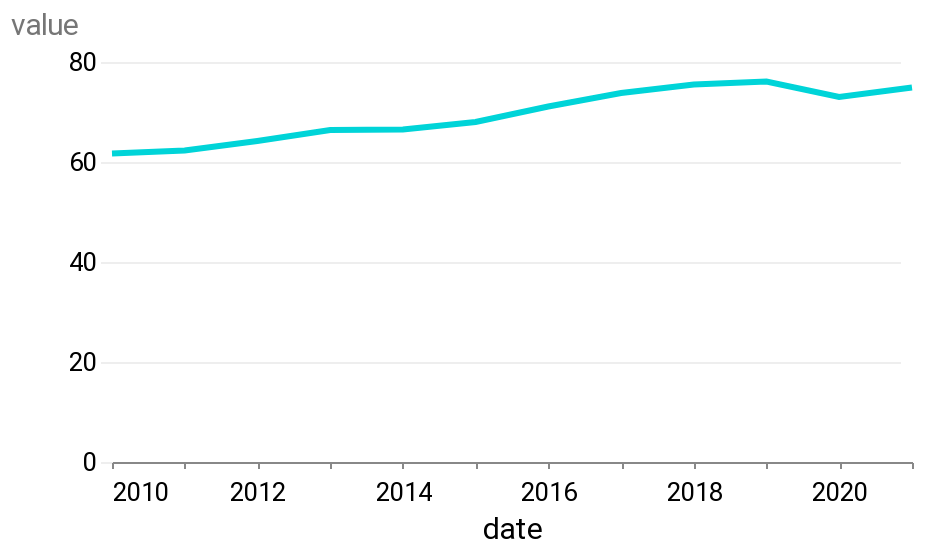

Notebook cell for this chart:
### Code cell
alt.Chart(
    physicians_office[physicians_office["date"] >= "2010-01-01"]
).mark_line().encode(x=alt.X("date"), y=alt.Y("value")).properties(
    width=400, height=200
)

### Figure 1 — Vega-Lite specification as saved in the notebook (floating-point values rounded to 4 significant figures)
{"config": {"view": {"width": 800, "height": 450, "strokeOpacity": 0}, "background": "#ffffff", "title": {"anchor": "start", "font": "Summit Sans", "fontColor": "palette[\"black\"]", "fontSize": 18, "fontWeight": "normal"}, "arc": {"fill": "#00d4d8"}, "area": {"fill": "#00d4d8"}, "line": {"stroke": "#00d4d8", "strokeWidth": 3}, "path": {"stroke": "#00d4d8"}, "rect": {"fill": "#00d4d8"}, "shape": {"stroke": "#00d4d8"}, "bar": {"fill": "#00d4d8"}, "point": {"stroke": "#00d4d8"}, "symbol": {"fill": "#00d4d8", "size": 30}, "axis": {"titleFont": "Roboto", "titleFontSize": 15, "titleFontWeight": "normal", "labelFont": "Roboto, sans", "labelFontSize": 13, "labelFontWeight": "normal"}, "axisX": {"labelAngle": 0, "labelPadding": 6, "tickSize": 3, "grid": false}, "axisY": {"labelBaseline": "middle", "maxExtent": 45, "minExtent": 45, "titleAlign": "left", "titleAngle": 0, "titleX": -45, "titleY": -11, "domainOpacity": 0, "gridWidth": 0.6, "gridColor": "#dddddd", "offset": 6, "tickSize": 0, "titleColor": "#767676"}, "legend": {"titleFont": "Roboto", "titleFontSize": 15, "titleFontWeight": "normal", "symbolType": "square", "labelFont": "Roboto, sans", "labelFontSize": 13}, "range": {"category": ["#005f66", "#e37e2d", "#d64a3b", "#76b0ef", "#c1bc40"], "diverging": ["#e68a4f", "#f4bb6a", "#f9e39c", "#dadfe2", "#a6b7c6", "#849eae"], "heatmap": ["#7ff6f6", "#00eeef", "#00d4d8", "#00abb2", "#00848b", "#fbf2c7", "#00363d"], "ordinal": ["#7ff6f6", "#00eeef", "#00d4d8", "#00abb2", "#00848b", "#fbf2c7", "#00363d"], "ramp": ["#7ff6f6", "#00eeef", "#00d4d8", "#00abb2", "#00848b", "#fbf2c7", "#00363d"]}}, "data": {"name": "data-91e24a9a040c15f5e498839e1233979c"}, "mark": "line", "encoding": {"x": {"field": "date", "type": "temporal"}, "y": {"field": "value", "type": "quantitative"}}, "height": 200, "width": 400, "$schema": "https://vega.github.io/schema/vega-lite/v4.17.0.json", "datasets": {"data-91e24a9a040c15f5e498839e1233979c": [{"date": "2010-01-01T00:00:00", "value": 61.7, "type": "Physicians' offices", "pct_change": -0.02681}, {"date": "2011-01-01T00:00:00", "value": 62.3, "type": "Physicians' offices", "pct_change": 0.009724}, {"date": "2012-01-01T00:00:00", "value": 64.2, "type": "Physicians' offices", "pct_change": 0.0305}, {"date": "2013-01-01T00:00:00", "value": 66.4, "type": "Physicians' offices", "pct_change": 0.03427}, {"date": "2014-01-01T00:00:00", "value": 66.5, "type": "Physicians' offices", "pct_change": 0.001506}, {"date": "2015-01-01T00:00:00", "value": 68.0, "type": "Physicians' offices", "pct_change": 0.02256}, {"date": "2016-01-01T00:00:00", "value": 71.1, "type": "Physicians' offices", "pct_change": 0.04559}, {"date": "2017-01-01T00:00:00", "value": 73.8, "type": "Physicians' offices", "pct_change": 0.03797}, {"date": "2018-01-01T00:00:00", "value": 75.5, "type": "Physicians' offices", "pct_change": 0.02304}, {"date": "2019-01-01T00:00:00", "value": 76.1, "type": "Physicians' offices", "pct_change": 0.007947}, {"date": "2020-01-01T00:00:00", "value": 73.0, "type": "Physicians' offices", "pct_change": -0.04074}, {"date": "2021-01-01T00:00:00", "value": 74.9, "type": "Physicians' offices", "pct_change": 0.02603}]}}
